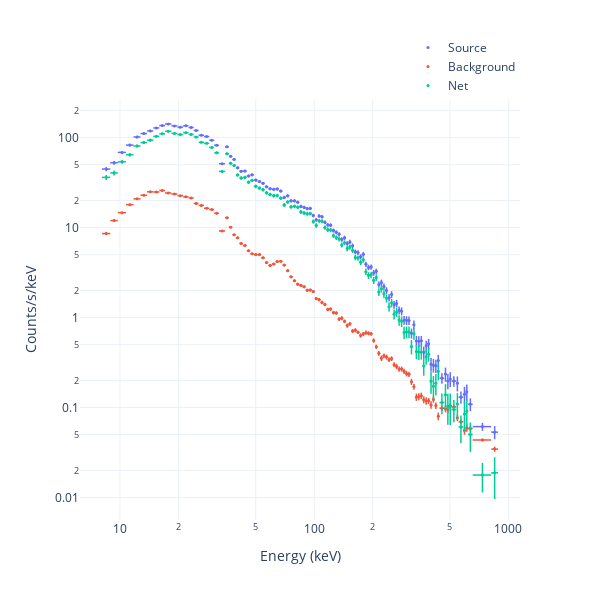

Here is the notebook cell this chart was saved with:
### Code cell
fig = Plot.dataunit(me, style='CE')
